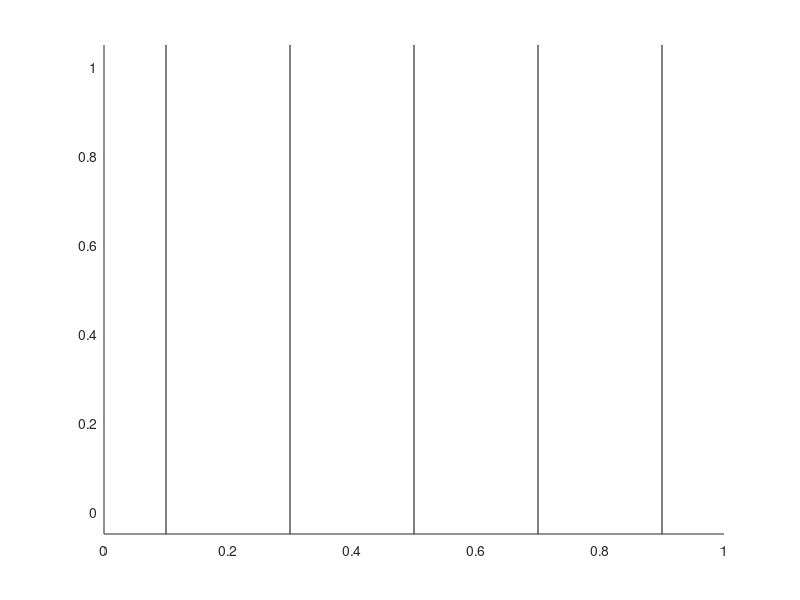

This chart was generated by the following MATLAB code:
function barboxes(varargin)

if ~isempty(varargin) && all(ishandle(varargin{1}))
   ax = vech(varargin{1});
   varargin(1) = [];
else
   ax = gca();
end

h = {};
for i = ax
   axes(i);

   xTick = get(i,'xTick');
   step = (xTick(2)-xTick(1)) / 2;
   
   xLim = get(i,'xLim');
   axis(i,'tight');
   yLim = get(i,'yLim');
   tickLength = get(i,'tickLength');
   yLimAdd = (yLim(2) - yLim(1)) / 20;
   set(i,'xLim',xLim,'yLim',[yLim(1)-yLimAdd,yLim(2)+yLimAdd],...
      'xLimMode','manual','yLimMode','manual','xTickMode','manual','xGrid','off','tickLength',[0,tickLength(2)]);
   yLim = get(i,'yLim');
   
   h{end+1} = [];
   for j = xTick
      h{end}(end+1) = line([j-step,j-step],yLim);
   end
   h{end}(end+1) = line([j+step,j+step],ylim);
   set(h{end},'lineStyle',get(i,'gridLineStyle'),'color','black');
end

end
